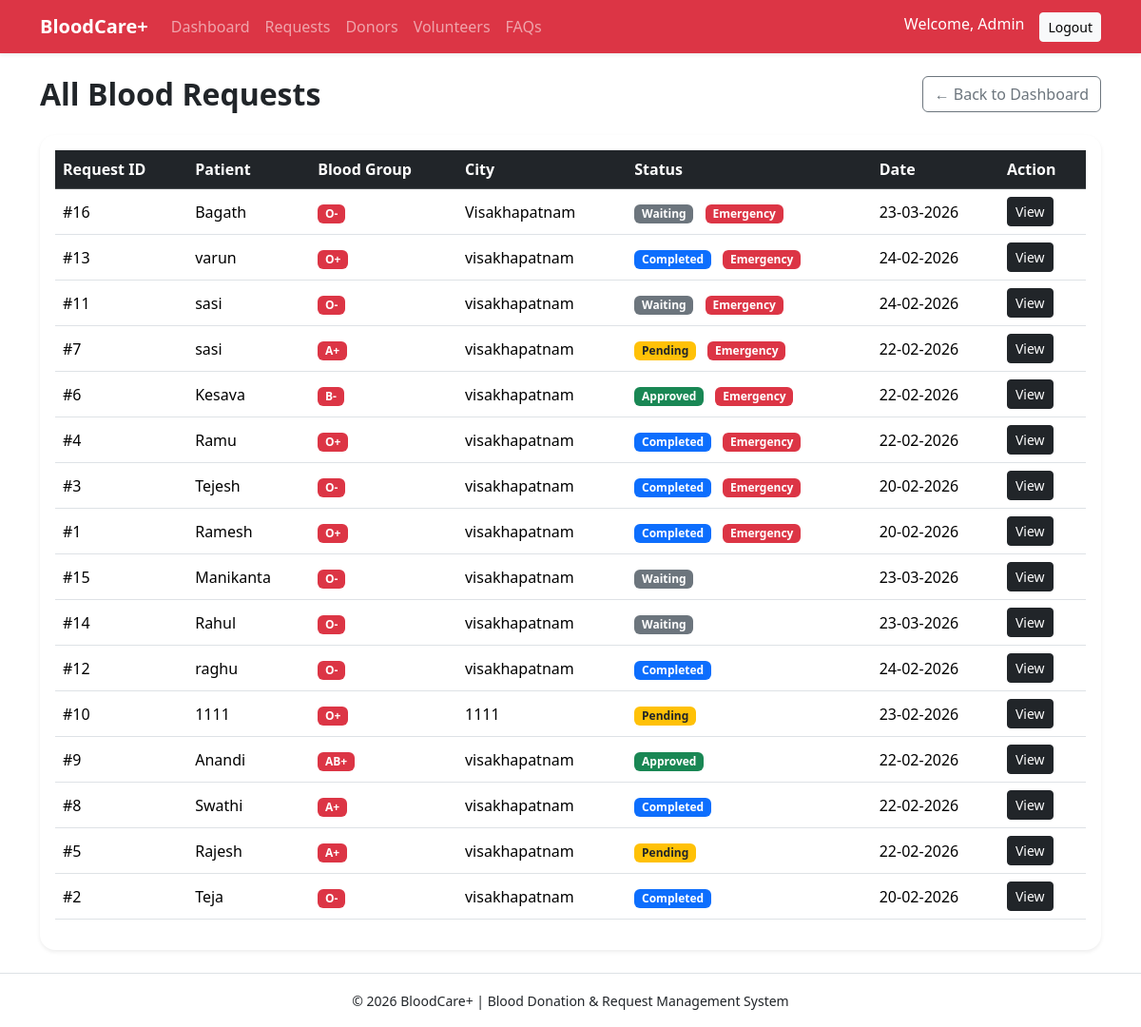
Screenshot of /admin/requests (signed in) with the database file from the repository.
### app/models.py (models this page shows, shortened)
class User(UserMixin, db.Model):
    __tablename__ = "users"
    id = db.Column(db.Integer, primary_key=True)
    name = db.Column(db.String(120), nullable=False)
    email = db.Column(db.String(120), unique=True, nullable=False)
    password_hash = db.Column(db.String(255), nullable=False)
    role = db.Column(db.String(30), nullable=False, default="donor")
    failed_attempts = db.Column(db.Integer, default=0)
    lock_until = db.Column(db.DateTime, nullable=True)
    created_at = db.Column(db.DateTime, default=datetime.utcnow)

class BloodRequest(db.Model):
    __tablename__ = "blood_requests"
    request_id = db.Column(db.Integer, primary_key=True)
    requester_user_id = db.Column(db.Integer, db.ForeignKey("users.id"), nullable=False)
    patient_name = db.Column(db.String(120), nullable=False)
    contact_number = db.Column(db.String(20), nullable=False)
    blood_group_needed = db.Column(db.String(10), nullable=False)
    city = db.Column(db.String(100), nullable=False)
    pincode = db.Column(db.String(10), nullable=False)
    status = db.Column(db.String(20), default="Pending")
    is_emergency = db.Column(db.Boolean, default=False)
    requested_at = db.Column(db.DateTime, default=datetime.utcnow)
    requester = db.relationship(
        "User",
        backref=db.backref("requests", lazy=True)
    )

### app/admin/routes.py (the view)
@admin_bp.route("/requests")
@login_required
@role_required("admin")
def requests():
    requests_list = BloodRequest.query.order_by(
        BloodRequest.is_emergency.desc(),
        BloodRequest.requested_at.desc()
    ).all()
    return render_template("admin/admin_requests.html", requests_list=requests_list)

### app/utils.py (called while the page is built)
def role_required(role):
    def decorator(f):
        @wraps(f)
        def decorated_function(*args, **kwargs):
            if not current_user.is_authenticated:
                abort(401)
            if current_user.role != role:
                abort(403)
            return f(*args, **kwargs)
        return decorated_function
    return decorator

### app/templates/admin/admin_requests.html (shortened to what this page needs)
{% extends "base.html" %}
{% block content %}
<div class="d-flex justify-content-between align-items-center mb-4">
  <h2 class="fw-bold mb-0">All Blood Requests</h2>
  <a href="{{ url_for('admin.dashboard') }}" class="btn btn-outline-secondary">
    ← Back to Dashboard
  </a>
</div>
<div class="card shadow-sm border-0 rounded-4">
  <div class="card-body">
    {% if requests_list %}
      <div class="table-responsive">
        <table class="table table-hover align-middle">
          <thead class="table-dark">
            <tr>
              <th>Request ID</th>
              <th>Patient</th>
              <th>Blood Group</th>
              <th>City</th>
              <th>Status</th>
              <th>Date</th>
              <th>Action</th>
            </tr>
          </thead>
          <tbody>
            {% for r in requests_list %}
            <tr>
              <td>#{{ r.request_id }}</td>
              <td>{{ r.patient_name }}</td>
              <td>
                <span class="badge bg-danger">
                  {{ r.blood_group_needed }}
                </span>
              </td>
              <td>{{ r.city }}</td>
              <td>
                {% if r.status == "Pending" %}
                  <span class="badge bg-warning text-dark">Pending</span>
                {% elif r.status == "Approved" %}
                  <span class="badge bg-success">Approved</span>
                {% elif r.status == "Waiting" %}
                  <span class="badge bg-secondary">Waiting</span>
                {% elif r.status == "Completed" %}
                  <span class="badge bg-primary">Completed</span>
                {% else %}
                  <span class="badge bg-dark">{{ r.status }}</span>
                {% endif %}
                {% if r.is_emergency %}
                  <span class="badge bg-danger ms-2">Emergency</span>
                {% endif %}
              </td>
              <td>{{ r.requested_at.strftime("%d-%m-%Y") }}</td>
              <td>
                <a href="{{ url_for('admin.request_details', request_id=r.request_id) }}"
                   class="btn btn-sm btn-dark">
                  View
                </a>
              </td>
            </tr>
            {% endfor %}
          </tbody>
        </table>
      </div>
    {% else %}
      <div class="alert alert-info">
        No blood requests found.
      </div>
    {% endif %}
  </div>
</div>
{% endblock %}

### app/templates/base.html (shortened to what this page needs)
<!DOCTYPE html>
<html lang="en">
<head>
  <link href="https://cdn.jsdelivr.net/npm/bootstrap@5.3.3/dist/css/bootstrap.min.css" rel="stylesheet">
  <link rel="stylesheet" href="{{ url_for('static', filename='css/style.css') }}">
</head>
<body>
<nav class="navbar navbar-expand-lg navbar-dark bg-danger shadow-sm">
  <div class="container">
    <a class="navbar-brand fw-bold" href="{{ url_for('main.home') }}">
      BloodCare+
    </a>
    <div class="collapse navbar-collapse" id="navMenu">
      <ul class="navbar-nav me-auto">
        {% if current_user.is_authenticated %}
          {% if current_user.role == "admin" %}
            <li class="nav-item">
              <a class="nav-link" href="{{ url_for('admin.dashboard') }}">
                Dashboard
              </a>
            </li>
            <li class="nav-item">
              <a class="nav-link" href="{{ url_for('admin.requests') }}">
                Requests
              </a>
            </li>
            <li class="nav-item">
              <a class="nav-link" href="{{ url_for('admin.donors') }}">
                Donors
              </a>
            </li>
            <li class="nav-item">
              <a class="nav-link" href="{{ url_for('admin.volunteers') }}">
                Volunteers
              </a>
            </li>
          {% endif %}
        {% endif %}
        <li class="nav-item">
          <a class="nav-link" href="{{ url_for ('main.faq') }}">
            FAQs
          </a>
        </li>
      </ul>
      <ul class="navbar-nav">
        {% if current_user.is_authenticated %}
          <li class="nav-item">
            <span class="navbar-text me-3 text-white">
              Welcome, {{ current_user.name }}
            </span>
          </li>
          <li class="nav-item">
            <form action="{{ url_for('auth.logout') }}" method="POST" style="display:inline;">
                <button type="submit" class="btn btn-light btn-sm">
                    Logout
                </button>
            </form>
          </li>
        {% endif %}
      </ul>
    </div>
  </div>
</nav>
<main class="container my-4">
  {% block content %}{% endblock %}
</main>
<footer class="text-center py-3 mt-4 border-top">
  <small>© 2026 BloodCare+ | Blood Donation & Request Management System</small>
</footer>
</body>
</html>

### app/static/css/style.css (style rules this page uses)
body { font-family: "Segoe UI", sans-serif; }

### app/templates/base.html (style rules this page uses)
.card { transition: all 0.2s ease-in-out; }

### rows the page displays
User: name "Admin"
BloodRequest: request_id "16", patient_name "Bagath", blood_group_needed "O-", city "Visakhapatnam", status "Waiting", is_emergency "Emergency", requested_at "23-03-2026"
BloodRequest: request_id "13", patient_name "varun", blood_group_needed "O+", city "visakhapatnam", status "Completed", is_emergency "Emergency", requested_at "24-02-2026"
BloodRequest: request_id "11", patient_name "sasi", blood_group_needed "O-", city "visakhapatnam", status "Waiting", is_emergency "Emergency", requested_at "24-02-2026"
BloodRequest: request_id "7", patient_name "sasi", blood_group_needed "A+", city "visakhapatnam", status "Pending", is_emergency "Emergency", requested_at "22-02-2026"
BloodRequest: request_id "6", patient_name "Kesava", blood_group_needed "B-", city "visakhapatnam", status "Approved", is_emergency "Emergency", requested_at "22-02-2026"
BloodRequest: request_id "4", patient_name "Ramu", blood_group_needed "O+", city "visakhapatnam", status "Completed", is_emergency "Emergency", requested_at "22-02-2026"
BloodRequest: request_id "3", patient_name "Tejesh", blood_group_needed "O-", city "visakhapatnam", status "Completed", is_emergency "Emergency", requested_at "20-02-2026"
BloodRequest: request_id "1", patient_name "Ramesh", blood_group_needed "O+", city "visakhapatnam", status "Completed", is_emergency "Emergency", requested_at "20-02-2026"
BloodRequest: request_id "15", patient_name "Manikanta", blood_group_needed "O-", city "visakhapatnam", status "Waiting", requested_at "23-03-2026"
BloodRequest: request_id "14", patient_name "Rahul", blood_group_needed "O-", city "visakhapatnam", status "Waiting", requested_at "23-03-2026"
BloodRequest: request_id "12", patient_name "raghu", blood_group_needed "O-", city "visakhapatnam", status "Completed", requested_at "24-02-2026"
BloodRequest: request_id "10", patient_name "1111", blood_group_needed "O+", city "1111", status "Pending", requested_at "23-02-2026"
BloodRequest: request_id "9", patient_name "Anandi", blood_group_needed "AB+", city "visakhapatnam", status "Approved", requested_at "22-02-2026"
BloodRequest: request_id "8", patient_name "Swathi", blood_group_needed "A+", city "visakhapatnam", status "Completed", requested_at "22-02-2026"
BloodRequest: request_id "5", patient_name "Rajesh", blood_group_needed "A+", city "visakhapatnam", status "Pending", requested_at "22-02-2026"
BloodRequest: request_id "2", patient_name "Teja", blood_group_needed "O-", city "visakhapatnam", status "Completed", requested_at "20-02-2026"
